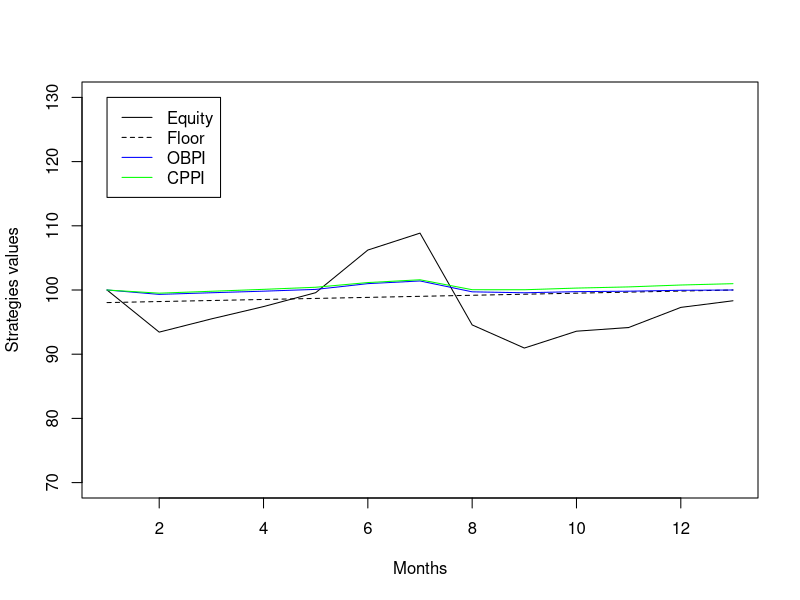

This figure's R source:

#changer le stress et le rf et evaluer les resultats
#commenter les changement dans le stress, et voir comment la strategie evolue

#Packages
library(tidyverse)
library(scales)

# Initial variables
mu <- 0.05
sigma <- 0.20

# Simulation methodology
delta <- 1 / 12
mat <- 1
rf <- 0.02
strike <- 100
stress <- 0.20
tol <- 0

set.seed(1234)

n <- mat / delta
u <- runif(n)

# Moments on simulation path
rf1 <- (1 + rf) ^ delta - 1
mu1 <- (1 + mu) ^ delta - 1
sigma1 <- sigma * sqrt(delta)

# Stock simulation
r <- qnorm(u, mu1, sigma1)
rPRN <- qnorm(u, rf1, sigma1)

equity <- numeric(n + 1)
equityRNP <- numeric(n + 1)
equity[1] <- strike
equityRNP[1] <- strike

for (i in 1:n)
{
  equity[i + 1] <- equity[i] * (1 + r[i])
  equityRNP[i + 1] <- equityRNP[i] * (1 + rPRN[i])
}

# Call simulation
call <- numeric(n + 1)
call[n + 1] <- max(0, equityRNP[n + 1] - strike)

for (i in 1:n)
{
  d0 <-
    ((rf - sigma ^ 2 / 2) * (mat - (i - 1) * delta) + log(equityRNP[i] / strike)) /
    (sigma * sqrt(mat - (i - 1) * delta))
  d1 <- d0 + sigma * sqrt(mat - (i - 1) * delta)
  call[i] <-
    equityRNP[i] * pnorm(d1) - strike * exp(-rf * (mat - (i - 1) * delta)) *
    pnorm(d0)
}

# Floor simulation
floor <- numeric(n + 1)

for (i in 1:(n + 1))
{
  floor[i] <- strike / (1 + rf) ^ (mat - (i - 1) * delta)
}

# OBPI simulation
obpi_call <- numeric(n + 1)
obpi_call[1] <- strike
gearing <- (obpi_call[1] - floor[1]) / call[1]

for (i in 1:n)
{
  obpi_call[i + 1] <- floor[i + 1] + gearing * call[i + 1]
}

# CPPI simulation
cppi <- numeric(n + 1)
cushion <- numeric(n + 1)
multiplier <- numeric(n + 1)
expo_exante <- numeric(n + 1)
expo_expost <- numeric(n + 1)
cppi[1] <- strike
cushion[1] <- cppi[1] - floor[1]
multiplier[1] <- 1 / stress
expo_exante[1] <- multiplier[1] * cushion[1]
expo_expost[1] <- expo_exante[1]
boundary_inf <- multiplier[1] * (1 - tol)
boundary_sup <- multiplier[1] * (1 + tol)

for (i in 1:n)
{
  expo_exante[i + 1] <- expo_expost[i] * equity[i + 1] / equity[i]
  cppi[i + 1] <-
    expo_exante[i + 1] + (cppi[i] - expo_expost[i]) * floor[i + 1] / floor[i]
  cushion[i + 1] <- cppi[i + 1] - floor[i + 1]
  multiplier[i + 1] <- expo_exante[i + 1] / cushion[i + 1]
  expo_expost[i + 1] <-
    ifelse(
      multiplier[i + 1] < boundary_inf ||
        multiplier[i + 1] > boundary_sup,
      multiplier[1],
      multiplier[i + 1]
    ) * ifelse(cushion[i + 1] < 0, 0, cushion[i + 1])
}

plot(equity, type = 'l', ylab = 'Strategies values', xlab = 'Months', ylim = c(70, 130))
lines(floor, lty = 2)
lines(obpi_call, col = 'blue')
lines(cppi, col = 'green')
leg.txt <- c("Equity", "Floor", "OBPI", "CPPI")
legend(1, 130, leg.txt, col = c("black", "black", "blue", "green"), lty = c(1, 2, 1, 1))


